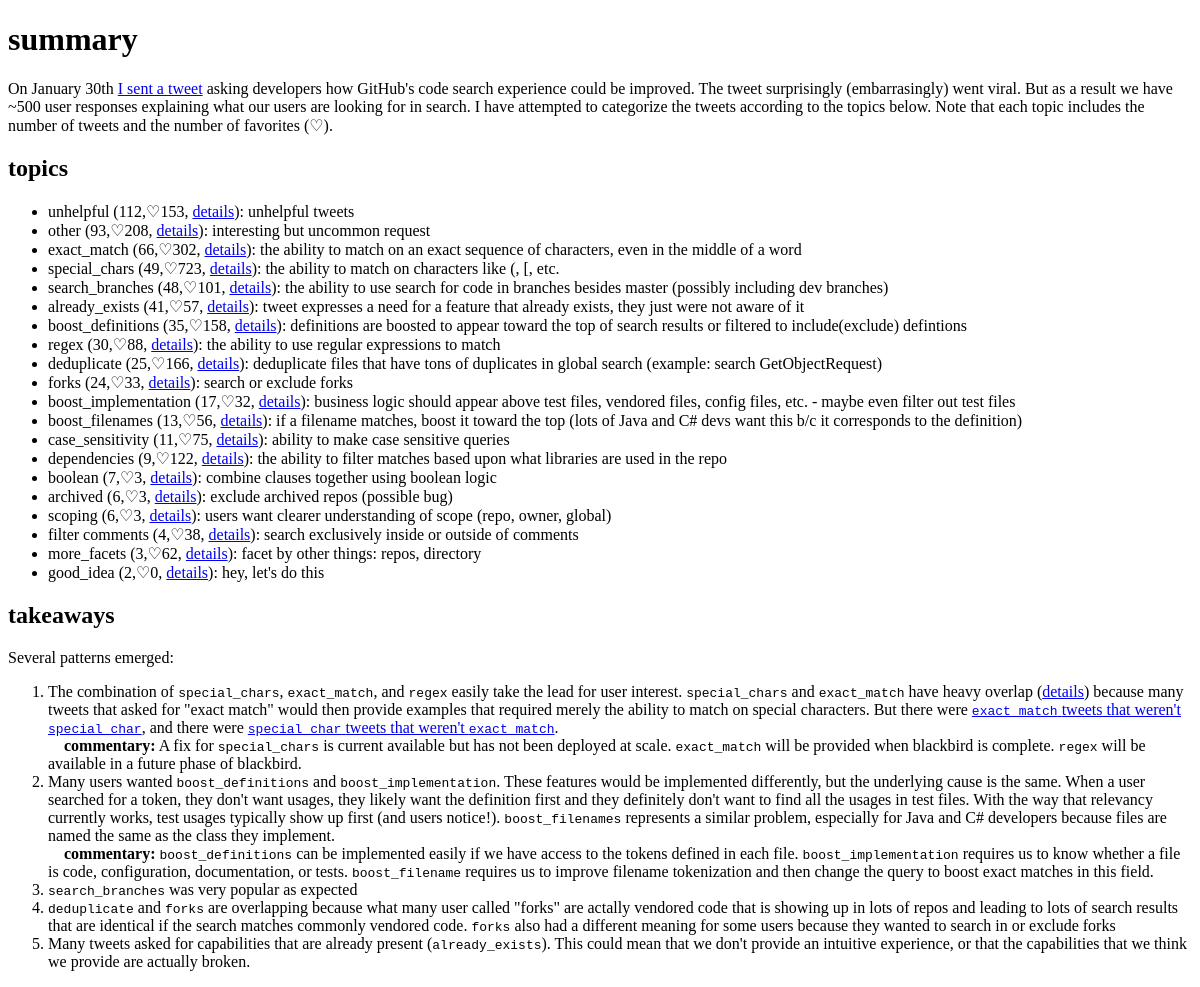
Before: / with the older database file.
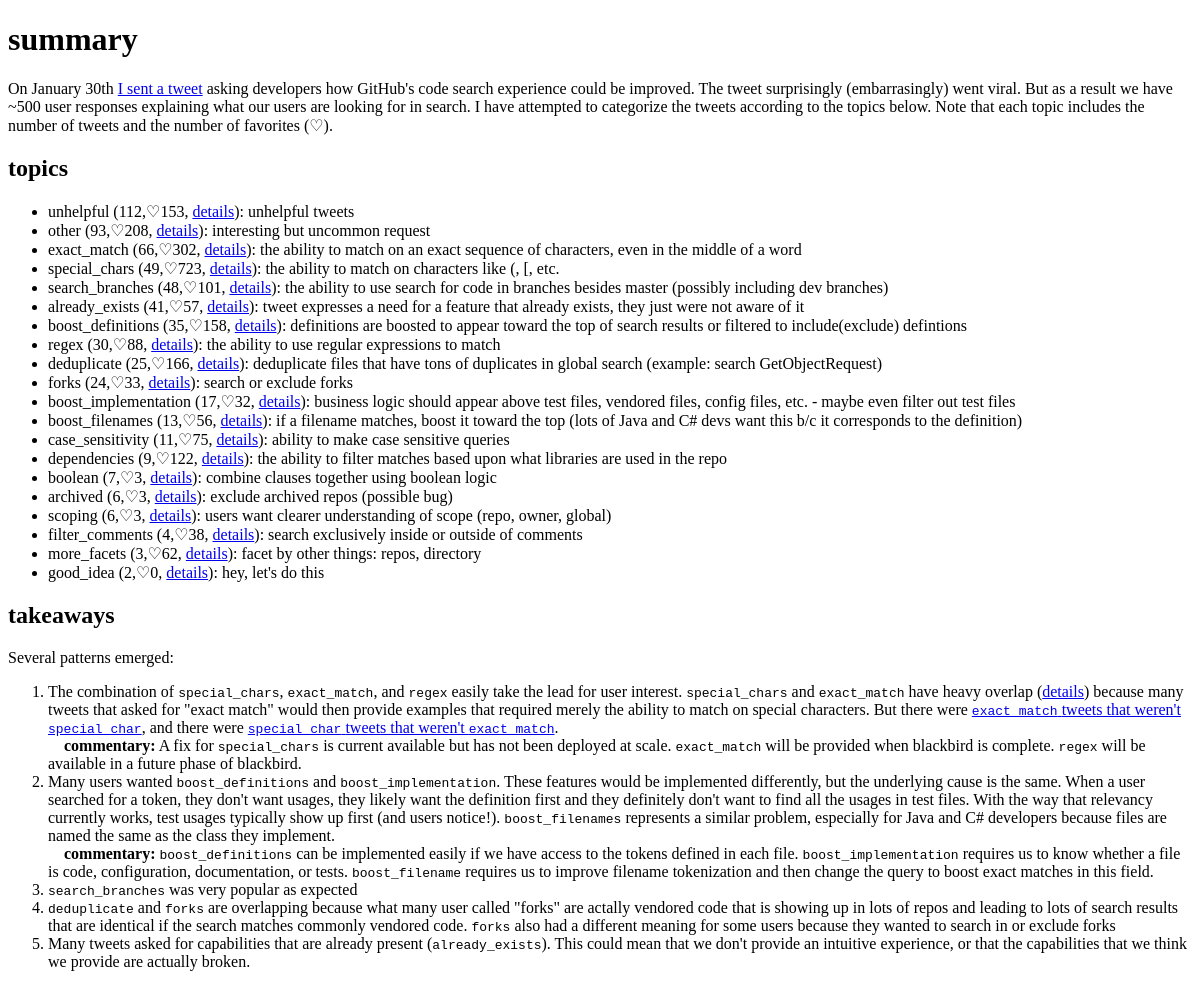
After: the same page with the newer database file.
### thing/models.py (models this page shows, shortened)
class Topic(models.Model):
    description = models.CharField(max_length=200)
    short_name = models.CharField(max_length=40, unique=True)
    tweets = models.ManyToManyField(Tweet, related_name='topics')

### thing/views.py (the view)
# urls.py: path('', views.summary, name='summary'),
def summary(request):
    topics = Topic.objects.annotate(num=Count('tweets')).annotate(favs=Sum('tweets__favorite_count')).order_by('-num')
    context = {'topics': topics}
    template = loader.get_template('thing/summary.html')
    return HttpResponse(template.render(context, request))

### thing/templates/thing/summary.html (shortened to what this page needs)
<!DOCTYPE html>
<html lang="en">
<head>
</head>
<body>
<h1>summary</h1>
On January 30th <a href="https://twitter.com/JnBrymn/status/1355654689652690953">I sent a tweet</a> asking developers how GitHub's code search experience could be improved. The tweet surprisingly (embarrasingly) went viral. But as a result we have ~500 user responses explaining what our users are looking for in search. I have attempted to categorize the tweets according to the topics below. Note that each topic includes the number of tweets and the number of favorites (♡).
<h2>topics</h2>
<ul>
{% for topic in topics %}
    <li>{{ topic.short_name }} ({{ topic.num }},♡️{{ topic.favs }}, <a href="/list/?must={{ topic.short_name }}">details</a>): {{ topic.description }}</li>
{% endfor %}
</ul>
<h2>takeaways</h2>
Several patterns emerged:
<ol>
    <li>The combination of <code>special_chars</code>, <code>exact_match</code>, and <code>regex</code> easily take the lead for user interest. <code>special_chars</code> and <code>exact_match</code> have heavy overlap (<a href="/list/?must=special_chars,exact_match">details</a>) because many tweets that asked for "exact match" would then provide examples that required merely the ability to match on special characters. But there were <a href="/list/?must=exact_match&must_not=special_chars"><code>exact_match</code> tweets that weren't <code>special_char</code></a>, and there were <a href="/list/?must=special_chars&must_not=exact_match"><code>special_char</code> tweets that weren't <code>exact_match</code></a>.
        <br>&nbsp;&nbsp;&nbsp;&nbsp;<b>commentary:</b> A fix for <code>special_chars</code> is current available but has not been deployed at scale. <code>exact_match</code> will be provided when blackbird is complete. <code>regex</code> will be available in a future phase of blackbird.</li>
    <li>Many users wanted <code>boost_definitions</code> and <code>boost_implementation</code>. These features would be implemented differently, but the underlying cause is the same. When a user searched for a token, they don't want usages, they likely want the definition first and they definitely don't want to find all the usages in test files. With the way that relevancy currently works, test usages typically show up first (and users notice!). <code>boost_filenames</code> represents a similar problem, especially for Java and C# developers because files are named the same as the class they implement.
        <br>&nbsp;&nbsp;&nbsp;&nbsp;<b>commentary:</b> <code>boost_definitions</code> can be implemented easily if we have access to the tokens defined in each file. <code>boost_implementation</code> requires us to know whether a file is code, configuration, documentation, or tests. <code>boost_filename</code> requires us to improve filename tokenization and then change the query to boost exact matches in this field.</li>
    <li><code>search_branches</code> was very popular as expected</li>
    <li><code>deduplicate</code> and <code>forks</code> are overlapping because what many user called "forks" are actally vendored code that is showing up in lots of repos and leading to lots of search results that are identical if the search matches commonly vendored code. <code>forks</code> also had a different meaning for some users because they wanted to search in or exclude forks</li>
    <li>Many tweets asked for capabilities that are already present (<code>already_exists</code>). This could mean that we don't provide an intuitive experience, or that the capabilities that we think we provide are actually broken.</li>
</ol>
</body>
</html>

Changed rows visible on the page:
changed Topic "search exclusively inside or outside of comments": short_name "filter comments" → "filter_comments"
